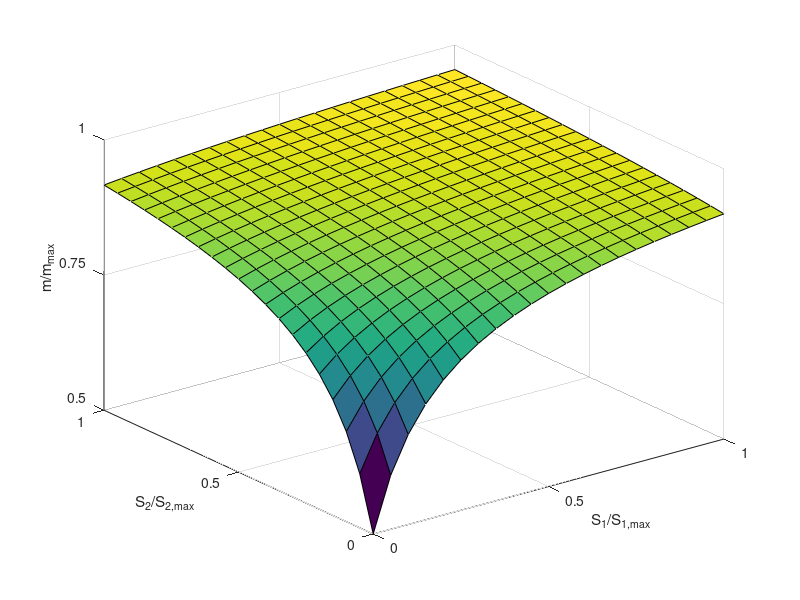

Source code (MATLAB): (Note: this script raises an error after producing the figure.)
%%
clear all;
clc;
%Fig 4B - Minimal regulation network for slope antagonism


hold off;
figure(1); clf;
[s1,s2] = meshgrid(0:.5:10);
mreg=(1+s1+s2)./(2+s1+s2);
h1=surf(s1,s2,mreg);
xlabel('S_1/S_{1,max}');
ylabel('S_2/S_{2,max}');
zlabel('m/m_{max}')
yticks([0 5 10]);
yticklabels({'0','0.5','1'})
xticks([0 5 10]);
xticklabels({'0','0.5','1'})
zlim([0.5,1])
zticks([0.5 0.75 1]);
colormap(parula)
set(gca,'fontsize',25);
set(gca,'fontweight','bold','fontname','arial')
box on;
set(gca, 'LineWidth', 3.5)
saveas(h1,'Fig4B.png')
%%
clear all;
clc;

hold off;
prp=[.5 0 .5];
%dm=2./(2+s1+s2).^2;
s11=10;
s21=0;
dm1=2/(2+s11+s21)^2;
s12=0;
s22=10;
dm2=2/(2+s12+s22)^2;
s13=10;
s23=10;
dm3=2/(2+s13+s23)^2;

lw=5; %linewidth
figure(2); clf;
h1 =bar(0,dm1,'FaceColor','r','LineWidth',lw); hold on; 
bar(1,dm2,'FaceColor','b','LineWidth',lw); hold on; 
bar(2,dm3,'FaceColor',prp,'LineWidth',lw);  
ylim([0 0.018]);
xlim([-1 3]);
xticks([0 1 2 2.5])
xticklabels({'I_1','I_2','I_{1,2}'})
ylabel('slope (\times 10^{-2})')
yticks([0 0.005 0.01 0.015])
ytickangle(0)
yticklabels({'0','0.5','1','1.5'})
xtickangle(0)
set(gca, 'LineWidth', 3.5)
set(gca,'fontsize',30);
x0=10;
y0=10;
width=550;
height=550;
set(gcf,'position',[x0,y0,width,height])
set(gca,'fontweight','bold','fontname','arial')  % Set it to times
saveas(h1,'Fig4B_slope_bar.png')


%%
clear all;
clc;
%Fig 4D - Minimal conversion network for slope antagonism


hold off;
figure(1); clf;
[s1,s2] = meshgrid(0:.5:10);
mreg=(3+2*s1+2*s2)./(2+s1+s2);
h1=surf(s1,s2,mreg/2);
xlabel('S_1/S_{1,max}');
ylabel('S_2/S_{2,max}');
zlabel('m/m_{max}')
yticks([0 5 10]);
yticklabels({'0','0.5','1'})
xticks([0 5 10]);
xticklabels({'0','0.5','1'})
zlim([0.5,1])
zticks([0.5 0.75 1]);
set(gca,'fontsize',25);
set(gca,'fontweight','bold','fontname','arial')
box on;
set(gca, 'LineWidth', 3.5)
saveas(h1,'Fig4D.png')

%%
clear all;
clc;

hold off;
prp=[.5 0 .5];
%dm=2./(2+s1+s2).^2;
s11=10;
s21=0;
dm1=1/(2+s11+s21)^2;
s12=0;
s22=10;
dm2=1/(2+s12+s22)^2;
s13=10;
s23=10;
dm3=1/(2+s13+s23)^2;

lw=5; %linewidth
figure(2); clf;
h1 =bar(0,dm1,'FaceColor','r','LineWidth',lw); hold on; 
bar(1,dm2,'FaceColor','b','LineWidth',lw); hold on; 
bar(2,dm3,'FaceColor',prp,'LineWidth',lw);  
ylim([0 0.01]);
xlim([-1 3]);
xticks([0 1 2 2.5])
xticklabels({'I_1','I_2','I_{1,2}'})
ylabel('slope')
ylabel('slope (\times 10^{-2})')
yticks([0 0.005 0.01])
ytickangle(0)
yticklabels({'0','0.5','1'})
xtickangle(0)
ytickangle(0)
set(gca, 'LineWidth', 3.5)
set(gca,'fontsize',30);
x0=10;
y0=10;
width=550;
height=550;
set(gcf,'position',[x0,y0,width,height])
set(gca,'fontweight','bold','fontname','arial')  % Set it to times
saveas(h1,'Fig4D_slope_bar.png')

%%
clear all;
clc;
%Fig 4F - Minimal binding network for slope antagonism


hold off;
figure(1); clf;
[s1,s2] = meshgrid(0:.5:10);
mreg=0.5*(5+s1+s2-(4+(1+s1+s2).^2).^(0.5));
h1=surf(s1,s2,mreg/2);
xlabel('S_1/S_{1,max}');
ylabel('S_2/S_{2,max}');
zlabel('m/m_{max}')
yticks([0 5 10]);
yticklabels({'0','0.5','1'})
xticks([0 5 10]);
xticklabels({'0','0.5','1'})
zlim([0.5,1])
zticks([0.5 0.75 1]);
set(gca,'fontsize',25);
set(gca,'fontweight','bold','fontname','arial')
box on;
set(gca, 'LineWidth', 3.5)
saveas(h1,'Fig4F.png')


%%
clear all;
clc;

hold off;
prp=[.5 0 .5];
%dm=1-(1+s1+s2)./(4+(1+s1+s2).^2).^0.5;
s11=10;
s21=0;
dm1=1-(1+s11+s21)/(4+(1+s11+s21)^2)^0.5;
s12=0;
s22=10;
dm2=1-(1+s12+s22)/(4+(1+s12+s22)^2)^0.5;
s13=10;
s23=10;
dm3=1-(1+s13+s23)/(4+(1+s13+s23)^2)^0.5;

lw=5; %linewidth
figure(2); clf;
h1 =bar(0,dm1,'FaceColor','r','LineWidth',lw); hold on; 
bar(1,dm2,'FaceColor','b','LineWidth',lw); hold on; 
bar(2,dm3,'FaceColor',prp,'LineWidth',lw);  
ylim([0 0.018]);
xlim([-1 3]);
xticks([0 1 2 2.5])
xticklabels({'I_1','I_2','I_{1,2}'})
ylabel('slope')
ylabel('slope (\times 10^{-2})')
yticks([0 0.005 0.01 0.015])
ytickangle(0)
yticklabels({'0','0.5','1','1.5'})
xtickangle(0)
ytickangle(0)
set(gca, 'LineWidth', 3.5)
set(gca,'fontsize',30);
x0=10;
y0=10;
width=550;
height=550;
set(gcf,'position',[x0,y0,width,height])
set(gca,'fontweight','bold','fontname','arial')  % Set it to times
saveas(h1,'Fig4F_slope_bar.png')
%%
clear all;
clc;

%Fig 5B - Minimal regulation network for value antagonism


hold off;
figure(1); clf;
[s1,s2] = meshgrid(0:.5:10);
mreg=(s1.^2-2*s1.*(s2-1)+(s2+1).^2+4).^0.5;
h1=surf(s1,s2,mreg/12);
xlabel('S_1/S_{1,max}');
ylabel('S_2/S_{2,max}');
zlabel('m/m_{max}')
yticks([0 5 10]);
yticklabels({'0','0.5','1'})
xticks([0 5 10]);
xticklabels({'0','0.5','1'})
zlim([0.,1])
zticks([0. 0.5 1]);
set(gca,'fontsize',25);
set(gca,'fontweight','bold','fontname','arial')
box on;
set(gca, 'LineWidth', 3.5)
saveas(h1,'Fig5B.png')


%%
clear all;
clc;

hold off;
prp=[.5 0 .5];
%dm=(3+3*s1+s1.^2+3*s2+s1.*s2+s2.^2)./((1+s1).*(1+s2));
s11=10;
s21=0;
dm1=(1/12)*(s11^2-2*s11*(s21-1)+(s21+1)^2+4)^0.5;
s12=0;
s22=10;
dm2=(1/12)*(s12^2-2*s12*(s22-1)+(s22+1)^2+4)^0.5;
s13=10;
s23=10;
dm3=(1/12)*(s13^2-2*s13*(s23-1)+(s23+1)^2+4)^0.5;

lw=5; %linewidth
figure(2); clf;
h1 =bar(0,dm1,'FaceColor','r','LineWidth',lw); hold on; 
bar(1,dm2,'FaceColor','b','LineWidth',lw); hold on; 
bar(2,dm3,'FaceColor',prp,'LineWidth',lw);  
ylim([0 1.2]);
xlim([-1 3]);
xticks([0 1 2 2.5])
xticklabels({'I_1','I_2','I_{1,2}'})
ylabel('slope')
ylabel('Value')
yticks([0 0.5 1])
xtickangle(0)
ytickangle(0)
set(gca, 'LineWidth', 3.5)
set(gca,'fontsize',30);
x0=10;
y0=10;
width=550;
height=550;
set(gcf,'position',[x0,y0,width,height])
set(gca,'fontweight','bold','fontname','arial')  % Set it to times
saveas(h1,'Fig5B_value_bar.png')

%%
clear all;
clc;

%Fig 5D - Minimal conversion network for value antagonism


hold off;
figure(1); clf;
[s1,s2] = meshgrid(0:.5:10);
mreg=(5+2*s1.^2+s1.*(5+s2)+s2.*(5+2*s2))./(3+s1.^2+s1.*(3+s2)+s2.*(3+s2));
h1=surf(s1,s2,mreg/2);
xlabel('S_1/S_{1,max}');
ylabel('S_2/S_{2,max}');
zlabel('m/m_{max}')
yticks([0 5 10]);
yticklabels({'0','0.5','1'})
xticks([0 5 10]);
xticklabels({'0','0.5','1'})
set(gca,'fontsize',20);
zlim([0.7,1])
zticks([0.7 0.85 1]);
set(gca,'fontsize',25);
set(gca,'fontweight','bold','fontname','arial')
box on;
set(gca, 'LineWidth', 3.5)
saveas(h1,'Fig5D.png')

%%
clear all;
clc;

hold off;
prp=[.5 0 .5];
%dm=(5+2*s1.^2+s1.*(5+s2)+s2.*(5+2*s2))./(3+s1.^2+s1.*(3+s2)+s2.*(3+s2));
s11=10;
s21=0;
dm1=0.5*(5+2*s11^2+s11*(5+s21)+s21*(5+2*s21))/(3+s11^2+s11*(3+s21)+s21*(3+s21));
s12=0;
s22=10;
dm2=0.5*(5+2*s12^2+s12*(5+s22)+s22*(5+2*s22))/(3+s12^2+s12*(3+s22)+s22*(3+s22));
s13=10;
s23=10;
dm3=0.5*(5+2*s13^2+s13*(5+s23)+s23*(5+2*s23))/(3+s13^2+s13*(3+s23)+s23*(3+s23));

lw=5; %linewidth
figure(2); clf;
h1 =bar(0,dm1,'FaceColor','r','LineWidth',lw); hold on; 
bar(1,dm2,'FaceColor','b','LineWidth',lw); hold on; 
bar(2,dm3,'FaceColor',prp,'LineWidth',lw);  
ylim([0 1.2]);
xlim([-1 3]);
xticks([0 1 2 2.5])
xticklabels({'I_1','I_2','I_{1,2}'})
ylabel('slope')
ylabel('Value')
yticks([0 0.5 1])
xtickangle(0)
ytickangle(0)
set(gca, 'LineWidth', 3.5)
set(gca,'fontsize',30);
x0=10;
y0=10;
width=550;
height=550;
set(gcf,'position',[x0,y0,width,height])
set(gca,'fontweight','bold','fontname','arial')  % Set it to times
saveas(h1,'Fig5D_value_bar.png')
%%
clear all;
clc;


%Fig 5F - Minimal binding network for value antagonism


hold off;
figure(1); clf;
[s1,s2] = meshgrid(0:.5:10);
mreg=(4*(1+s1)+(1-s1+s2).^2).^(0.5);
h1=surf(s1,s2,mreg/11);
xlabel('S_1/S_{1,max}');
ylabel('S_2/S_{2,max}');
zlabel('m/m_{max}')
yticks([0 5 10]);
yticklabels({'0','0.5','1'})
xticks([0 5 10]);
xticklabels({'0','0.5','1'})
set(gca,'fontsize',20);
zlim([0,1])
zticks([0. 0.5 1]);
set(gca,'fontsize',25);
set(gca,'fontweight','bold','fontname','arial')
box on;
set(gca, 'LineWidth', 3.5)
saveas(h1,'Fig5F.png')

%%
clear all;
clc;

hold off;
prp=[.5 0 .5];
%dm=(4*(1+s1)+(1-s1+s2).^2).^(0.5);
s11=10;
s21=0;
dm1=(4*(1+s11)+(1-s11+s21)^2)^(0.5)/11;
s12=0;
s22=10;
dm2=(4*(1+s12)+(1-s12+s22)^2)^(0.5)/11;
s13=10;
s23=10;
dm3=(4*(1+s13)+(1-s13+s23)^2)^(0.5)/11;
lw=5; %linewidth
figure(2); clf;
h1 =bar(0,dm1,'FaceColor','r','LineWidth',lw); hold on; 
bar(1,dm2,'FaceColor','b','LineWidth',lw); hold on; 
bar(2,dm3,'FaceColor',prp,'LineWidth',lw);  
ylim([0 1.2]);
xlim([-1 3]);
xticks([0 1 2 2.5])
xticklabels({'I_1','I_2','I_{1,2}'})
ylabel('slope')
ylabel('Value')
yticks([0 0.5 1])
xtickangle(0)
ytickangle(0)
set(gca, 'LineWidth', 3.5)
set(gca,'fontsize',30);
x0=10;
y0=10;
width=550;
height=550;
set(gcf,'position',[x0,y0,width,height])
set(gca,'fontweight','bold','fontname','arial')  % Set it to times
saveas(h1,'Fig5F_value_bar.png')
